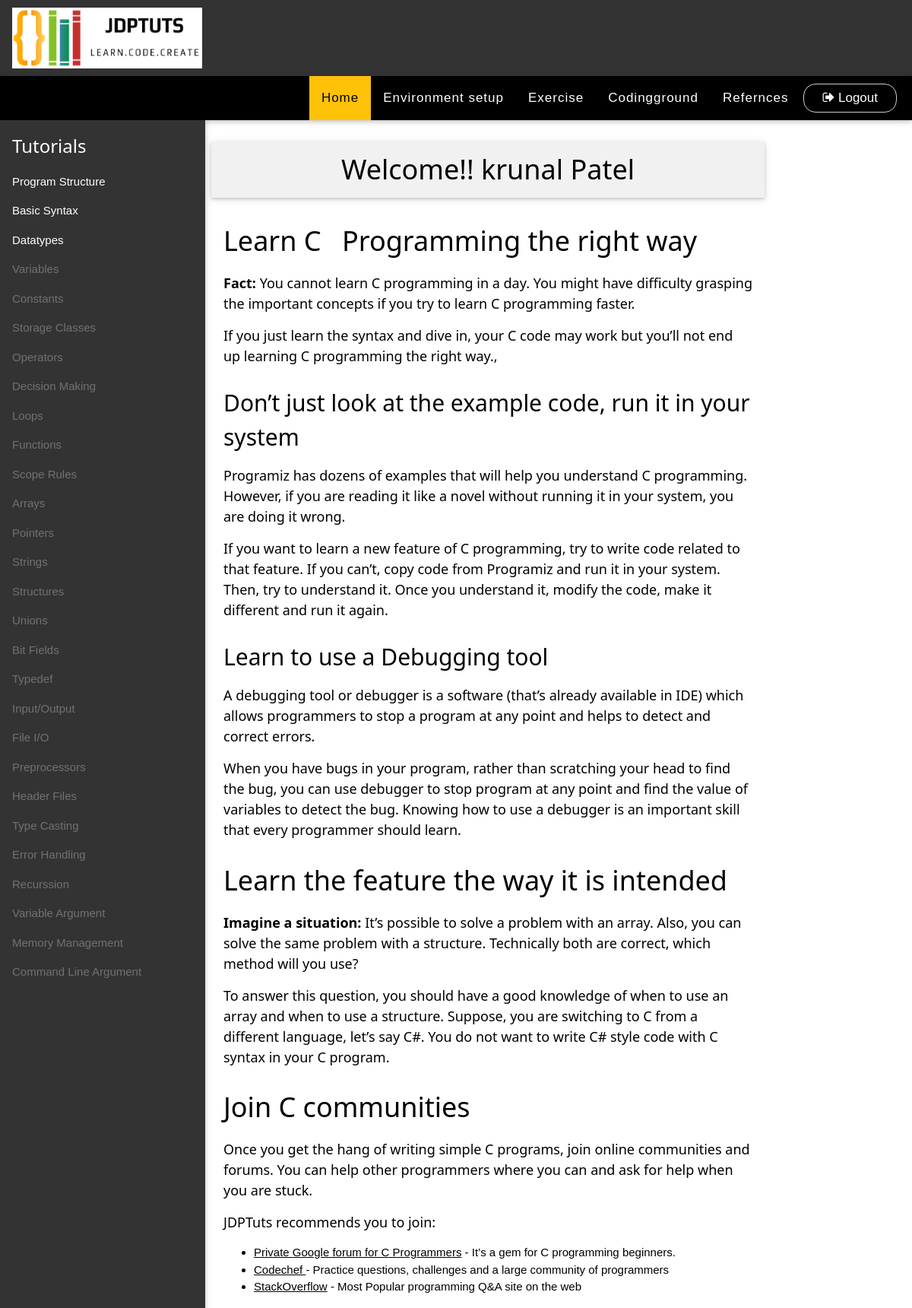
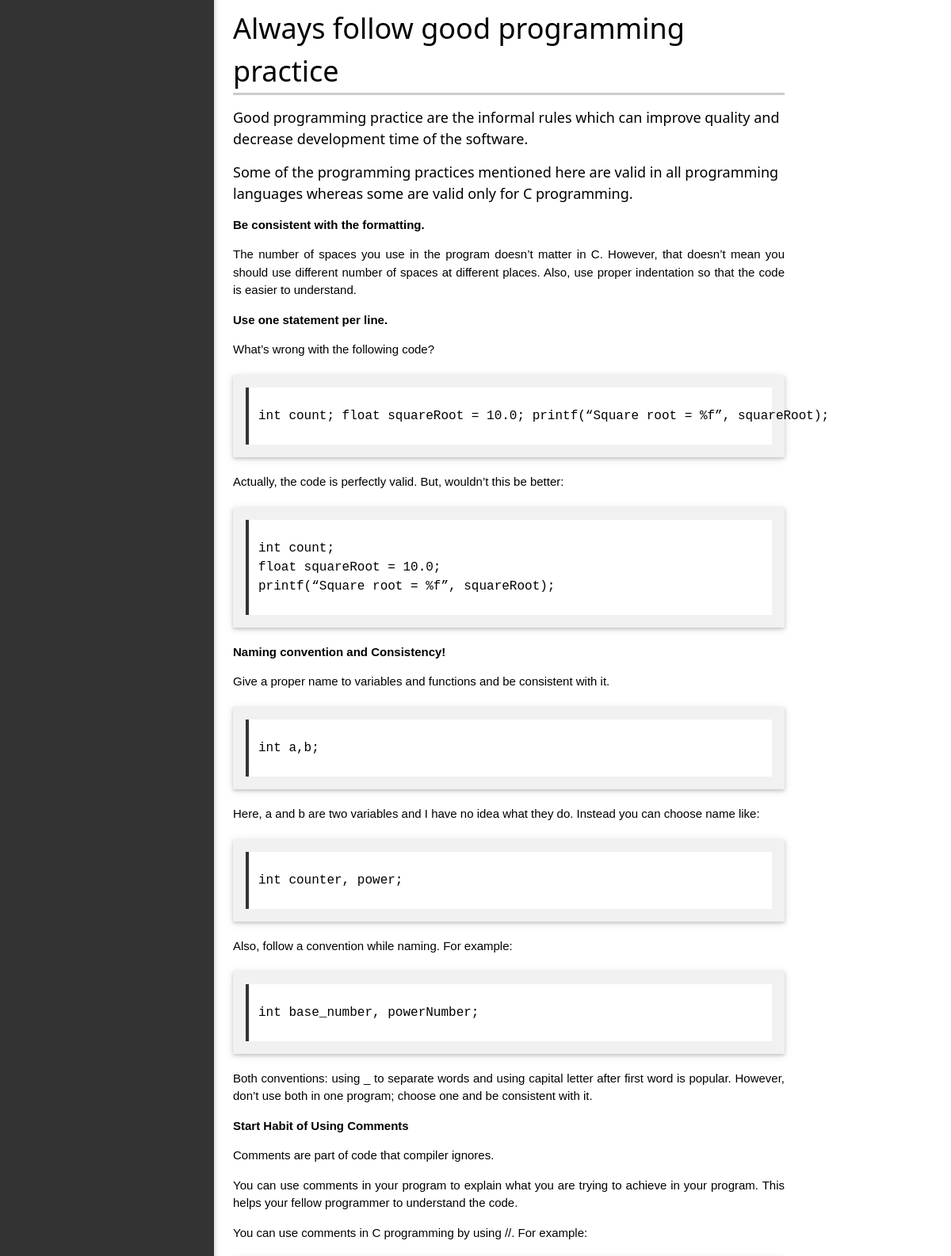
The page /tutorials/stu_home (signed in, upper part) on the database its author committed (2 pictures, top to bottom).
### tutorials/models.py (models this page shows, shortened)
class Tutorial(models.Model):
    name=models.CharField(max_length=300)
    html_name=models.CharField(max_length=300)
    created_date=models.DateTimeField('date published')

### tutorials/views.py (the view)
# urls.py: path('stu_home',views.stu_home,name="stu_home"),
@never_cache
def stu_home(request):
    if request.user.is_authenticated:
        try:
            cperson=CPerson.objects.get(user=request.user)
        except:
            return HttpResponse("You're not allowed to view this page.........")
        if cperson.type=='student':
            activeuser=student.objects.get(cperson=cperson)
            s="stu"
        if request.user.is_active and s=="stu":
            stu=True
            tut_list=Tutorial.objects.all()
            context={
                'stu_first_name': request.user.first_name,
                'stu_last_name': request.user.last_name,
                'stu_email': request.user.email,
                'stu_collagename': activeuser.collage_name,
                'stu_progress': activeuser.progress,
                'tut_list':tut_list,
                'stu':stu,
            }
            return render(request,'tutorials/stu_home.html',context)
    else:
        return redirect('accounts:login')

### tutorials/templates/tutorials/stu_home.html (shortened to what this page needs)
{% extends '../tutorials/tutbaselayout.html' %}
{% load static %}
{% block homecontent %}
<div class="w3-example">
<h1 class="w3-center">Welcome!!&nbsp;{{stu_first_name}}&nbsp;{{stu_last_name}}</h1>
</div>
<div class="w3-row-padding w3-container">
  <div class="w3-content">
      <h1>Learn C &ensp;Programming the right way</h1>
      <p><h5><b>Fact:</b> You cannot learn C programming in a day. You might have difficulty grasping the important concepts if you try to learn C programming faster. </h5>
      </p>
    <p><h5>
      If you just learn the syntax and dive in, your C code may work but you’ll not end up learning C programming the right way., </h5>
    </p>
  </div>
</div>
<div class="w3-row-padding w3-container">
  <div class="w3-content">
      <h2>Don’t just look at the example code, run it in your system</h2>
      <p><h5>Programiz has dozens of examples that will help you understand C programming. However, if you are reading it like a novel without running it in your system, you are doing it wrong.</h5>
      </p>
    <p><h5>
      If you want to learn a new feature of C programming, try to write code related to that feature. If you can’t, copy code from Programiz and run it in your system. Then, try to understand it. Once you understand it, modify the code, make it different and run it again.</h5>
    </p>
  </div>
</div>
<div class="w3-row-padding w3-container">
  <div class="w3-content">
      <h2>Learn to use a Debugging tool</h2>
      <p><h5>A debugging tool or debugger is a software (that’s already available in IDE) which allows programmers to stop a program at any point and helps to detect and correct errors.</h5>
      </p>
    <p><h5>
      When you have bugs in your program, rather than scratching your head to find the bug, you can use debugger to stop program at any point and find the value of variables to detect the bug.
Knowing how to use a debugger is an important skill that every programmer should learn. </h5>
    </p>
  </div>
</div>
<div class="w3-row-padding w3-container">
  <div class="w3-content">
      <h1>Learn the feature the way it is intended </h1>
      <p><h5><b>Imagine a situation:</b> It’s possible to solve a problem with an array. Also, you can solve the same problem with a structure. Technically both are correct, which method will you use?</h5>
      </p>
    <p><h5>
      To answer this question, you should have a good knowledge of when to use an array and when to use a structure.
Suppose, you are switching to C from a different language, let’s say C#. You do not want to write C# style code with C syntax in your C program.</h5>
    </p>
</div>
</div>
<div class="w3-row-padding w3-container">
  <div class="w3-content">
      <h1>Join C communities</h1>
      <p><h5>Once you get the hang of writing simple C programs, join online communities and forums. You can help other programmers where you can and ask for help when you are stuck. </h5>
      </p>
    <p><h5>
      JDPTuts recommends you to join:</h5>
    </p>
<ul>
    <li><a href="https://groups.google.com/forum/#!forum/cs50-discuss">Private Google forum for C Programmers</a> - It’s a gem for C programming beginners.</li>
    <li><a href="https://www.codechef.com/c-programming">Codechef </a>- Practice questions, challenges and a large community of programmers</li>
    <li><a href="http://stackoverflow.com/questions/tagged/c?sort=frequent&pageSize=15">StackOverflow</a> - Most Popular programming Q&A site on the web</li>
</ul>
</div>
</div>
<div class="w3-row-padding w3-container">
  <div class="w3-content">
      <h1 style="border-bottom: 3px solid #CCC">Always follow good programming practice</h1>
      <p><h5>Good programming practice are the informal rules which can improve quality and decrease development time of the software.</h5>
      </p>
    <p><h5>
     Some of the programming practices mentioned here are valid in all programming languages whereas some are valid only for C programming. </h5>
    </p>
<p><b>Be consistent with the formatting.</b></p>
<p>The number of spaces you use in the program doesn’t matter in C. However, that doesn’t mean you should use different number of spaces at different places. Also, use proper indentation so that the code is easier to understand.</p>
<p><b>Use one statement per line.</b></p>
<p>What’s wrong with the following code?</p>
<div class="w3-example">
    <div class="w3-code"><pre>int count; float squareRoot = 10.0; printf(“Square root = %f”, squareRoot);</pre></div>
</div>
<p>Actually, the code is perfectly valid. But, wouldn’t this be better:</p>
<div class="w3-example">
    <div class="w3-code"><pre>int count;
float squareRoot = 10.0;
printf(“Square root = %f”, squareRoot);</pre></div>
</div>
<p><b>Naming convention and Consistency!</b></p>
<p>Give a proper name to variables and functions and be consistent with it. </p>
<div class="w3-example">
    <div class="w3-code"><pre>int a,b;</pre></div>
</div>
<p>Here, a and b are two variables and I have no idea what they do. Instead you can choose name like:</p>
<div class="w3-example">
    <div class="w3-code"><pre>int counter, power; </pre></div>
</div>
<p>Also, follow a convention while naming. For example:</p>
<div class="w3-example">
    <div class="w3-code"><pre>int base_number, powerNumber; </pre></div>
</div>
<p>Both conventions: using _ to separate words and using capital letter after first word is popular. However, don’t use both in one program; choose one and be consistent with it.</p>
<p><b>Start Habit of Using Comments </b></p>
<p>Comments are part of code that compiler ignores.
</p><p>
You can use comments in your program to explain what you are trying to achieve in your program. This helps your fellow programmer to understand the code.
</p><p>
You can use comments in C programming by using //. For example:</p>
</div>
</div>
{% endblock %}

### tutorials/templates/tutorials/tutbaselayout.html (shortened to what this page needs)
<!DOCTYPE html>
{% load static %}
<html style="height: 100%;" lang="en-US">
<head>
    <link rel="stylesheet" type="text/css" href="{% static 'tutorials/w3.css' %}">
    <link rel="stylesheet" type="text/css" href="{% static 'tutorials/theme.css' %}">
    <link rel="stylesheet" type="text/css" href="{% static 'tutorials/homestyle.css' %}">
    <link rel="stylesheet" href="https://cdnjs.cloudflare.com/ajax/libs/font-awesome/4.7.0/css/font-awesome.min.css">
    </head>
    <body style="position:relative;min-height: 100%;top: 0px;">
        <div class="w3-container w3-border-sand w3-theme-l1 top" id="logo_bar">
            <img src="{% static 'tutorials/images/slogo.png' %}" class="w3-image" style="width: 250px;height: 80px; display: block;position: absolute;">
        </div>
            <div id="largenav" class="w3-card-2 topnav w3-theme" style="position: relative;top: 0px;">
            <div style="overflow: auto;">
    <div class="w3-bar" style="width: 100%;overflow: hidden;">
        <form action="{% url 'accounts:logout' %}" method="post">
            <button id="login" class="w3-bar-item w3-button w3-hover-amber w3-right w3-border w3-round-xlarge  w3-hide-small w3-hide-medium" type="submit"><i class="fa fa-sign-out"></i> Logout</button></form>
        <a href="#" id="services" class="w3-bar-item w3-button w3-hover-amber w3-right w3-padding-16 w3-hide-small w3-hide-medium">Refernces</a>
        <a href="#" id="contact" class="w3-bar-item w3-button w3-hover-amber w3-right w3-padding-16 w3-hide-small w3-hide-medium">Codingground</a>
        <a href="#" id ="about" class="w3-bar-item w3-button w3-hover-amber w3-right w3-padding-16 w3-hide-small w3-hide-medium">Exercise</a>
        <a href="#" id ="about" class="w3-bar-item w3-button w3-hover-amber w3-right w3-padding-16 w3-hide-small w3-hide-medium">Environment setup</a>
        <a href="{% url 'tutorials:stu_home' %}" id="home" class="w3-bar-item w3-button w3-amber w3-right w3-padding-16 w3-hide-small w3-hide-medium">Home</a>
        </div>
            </div>
            </div>
<div class="w3-sidebar w3-collapse w3-card-2 w3-theme-l1" id="mySidebar">
    <div class="w3-bar-block">
  <div class="w3-container">
    <h3 class="w3-margin-top">Tutorials</h3>
  </div>
        {% for x in tut_list %}
            {% if forloop.counter <= stu_progress %}
                <a class="w3-bar-item w3-button w3-block w3-hover-amber" href="/tutorials/{{x.id}}">{{x.name}}</a>
            {% else %}
                <a class="w3-bar-item w3-button w3-block w3-hover-amber w3-disabled" href="/tutorials/{{x.id}}" style="pointer-events: none">{{x.name}}</a>
            {% endif %}
        {% endfor %}
    </div>
</div>
    <div id="main-content" class="w3-main w3-white" style="margin-left: 270px;">
        <div class="w3-row">
            <div id="main" class="w3-col" style="width: 80%;padding: 8px;">
                {% if stu %}
                {% block homecontent %}
                {% endblock %}
                {% endif %}
            </div>
        </div>
    </div>
    </body>
</html>

### tutorials/static/tutorials/w3.css (style rules this page uses)
html { box-sizing:border-box }
*,*:before,*:after { box-sizing:inherit }
html { -ms-text-size-adjust:100%;-webkit-text-size-adjust:100% }
body { margin:0 }
a { background-color:transparent;-webkit-text-decoration-skip:objects }
img { border-style:none }
code,kbd,pre,samp { font-family:monospace,monospace;font-size:1em }
button,input,select,textarea { font:inherit;margin:0 }
button,input { overflow:visible }
button,select { text-transform:none }
button,html [type=button],[type=reset],[type=submit] { -webkit-appearance:button }
html,body { font-family:Verdana,sans-serif;font-size:15px;line-height:1.5 }
html { overflow-x:hidden }
h1 { font-size:36px }
h2 { font-size:30px }
h3 { font-size:24px }
h5 { font-size:18px }
h1,h2,h3,h4,h5,h6 { font-family:"Segoe UI",Arial,sans-serif;font-weight:400;margin:10px 0 }
.w3-image { max-width:100%;height:auto }
img { vertical-align:middle }
a { color:inherit }
.w3-btn,.w3-button { border:none;display:inline-block;padding:8px 16px;vertical-align:middle;overflow:hidden;text-decoration:none;color:inherit;background-color:inherit;text-align:center;cursor:pointer;white-space:nowrap }
.w3-btn,.w3-button { -webkit-touch-callout:none;-webkit-user-select:none;-khtml-user-select:none;-moz-user-select:none;-ms-user-select:none;user-select:none }
.w3-disabled,.w3-btn:disabled,.w3-button:disabled { cursor:not-allowed;opacity:0.3 }
.w3-sidebar { height:100%;width:200px;background-color:#fff;position:fixed!important;z-index:1;overflow:auto }
.w3-main,#main { transition:margin-left .4s }
.w3-bar { width:100%;overflow:hidden }
.w3-bar .w3-bar-item { padding:8px 16px;float:left;width:auto;border:none;display:block;outline:0 }
.w3-bar .w3-button { white-space:normal }
.w3-bar-block .w3-bar-item { width:100%;display:block;padding:8px 16px;text-align:left;border:none;white-space:normal;float:none;outline:0 }
.w3-block { display:block;width:100% }
.w3-container:after,.w3-container:before,.w3-panel:after,.w3-panel:before,.w3-row:after,.w3-row:before,.w3-row-padding:after,.w3-row-padding:before, .w3-cell-row:before,.w3-cell-row:after,.w3-clear:after,.w3-clear:before,.w3-bar:before,.w3-bar:after { content:"";display:table;clear:both }
.w3-col,.w3-half,.w3-third,.w3-twothird,.w3-threequarter,.w3-quarter { float:left;width:100% }
.w3-content,.w3-auto { margin-left:auto;margin-right:auto }
.w3-content { max-width:980px }
@media (min-width:993px) { .w3-sidebar.w3-collapse { display:block!important } }
.w3-round-xlarge { border-radius:16px }
.w3-row-padding,.w3-row-padding>.w3-half,.w3-row-padding>.w3-third,.w3-row-padding>.w3-twothird,.w3-row-padding>.w3-threequarter,.w3-row-padding>.w3-quarter,.w3-row-padding>.w3-col { padding:0 8px }
.w3-container,.w3-panel { padding:0.01em 16px }
.w3-code,.w3-codespan { font-family:Consolas,"courier new";font-size:16px }
.w3-code { width:auto;background-color:#fff;padding:8px 12px;border-left:4px solid #333333;word-wrap:break-word }
.w3-card,.w3-card-2 { box-shadow:0 2px 5px 0 rgba(0,0,0,0.16),0 2px 10px 0 rgba(0,0,0,0.12) }
.w3-center { text-align:center!important }
.w3-border { border:1px solid #ccc!important }
.w3-section,.w3-code { margin-top:16px!important;margin-bottom:16px!important }
.w3-margin-top { margin-top:16px!important }
.w3-padding-16 { padding-top:16px!important;padding-bottom:16px!important }
.w3-right { float:right!important }
.w3-amber,.w3-hover-amber:hover { color:#000!important;background-color:#ffc107!important }
.w3-white,.w3-hover-white:hover { color:#000!important;background-color:#fff!important }
.w3-border-sand,.w3-hover-border-sand:hover { border-color:#fdf5e6!important }

### tutorials/static/tutorials/theme.css (style rules this page uses)
.w3-theme-l1 { color:#fff !important; background-color:#333333 !important }
.w3-theme { color:#fff !important; background-color:#000000 !important }

### rows shown on the page
Tutorial: name "Program Structure"
Tutorial: name "Basic Syntax"
Tutorial: name "Datatypes"
Tutorial: name "Variables"
Tutorial: name "Constants"
Tutorial: name "Storage Classes"
Tutorial: name "Operators"
Tutorial: name "Decision Making"
Tutorial: name "Loops"
Tutorial: name "Functions"
Tutorial: name "Scope Rules"
Tutorial: name "Arrays"
Tutorial: name "Pointers"
Tutorial: name "Strings"
Tutorial: name "Structures"
Tutorial: name "Unions"
Tutorial: name "Bit Fields"
Tutorial: name "Typedef"
Tutorial: name "Input/Output"
Tutorial: name "File I/O"
Tutorial: name "Preprocessors"
Tutorial: name "Header Files"
Tutorial: name "Type Casting"
Tutorial: name "Error Handling"
Tutorial: name "Recurssion"
Tutorial: name "Variable Argument"
Tutorial: name "Memory Management"
Tutorial: name "Command Line Argument"

### other values the page prints
{{ stu_first_name }} "krunal"
{{ stu_last_name }} "Patel"
